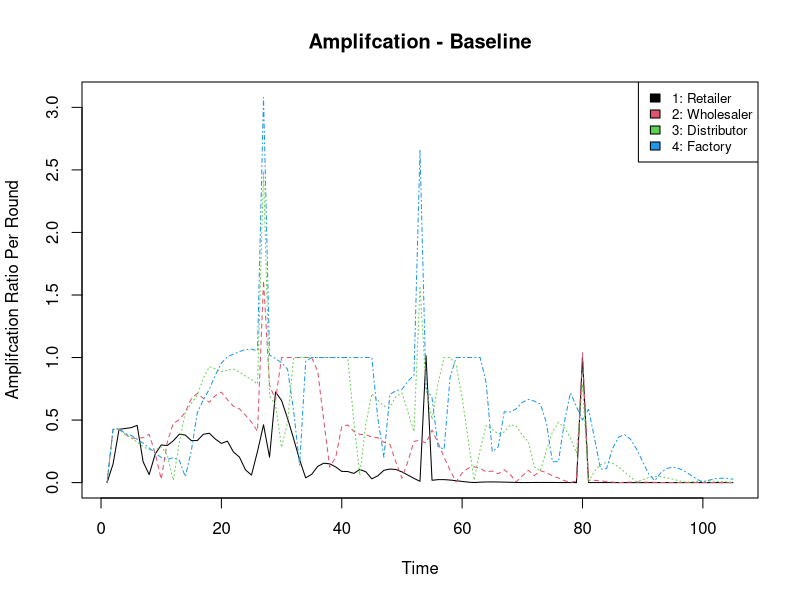
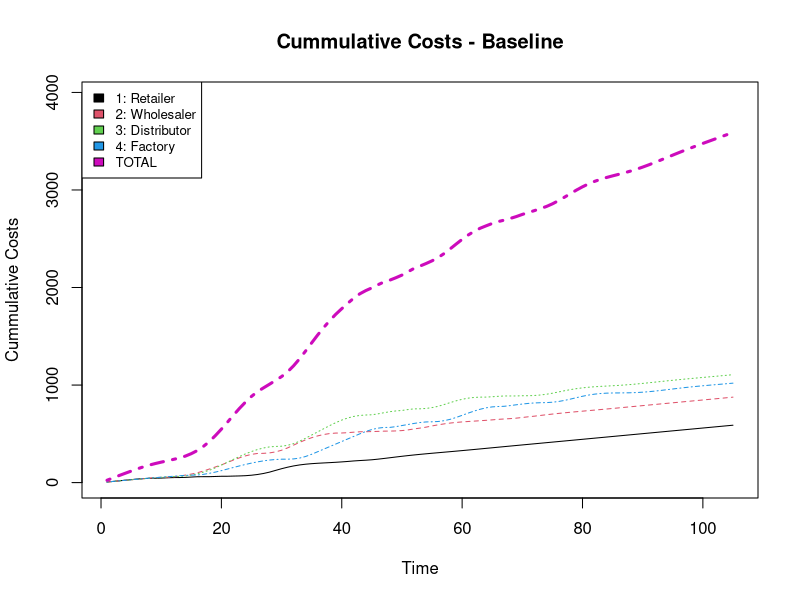
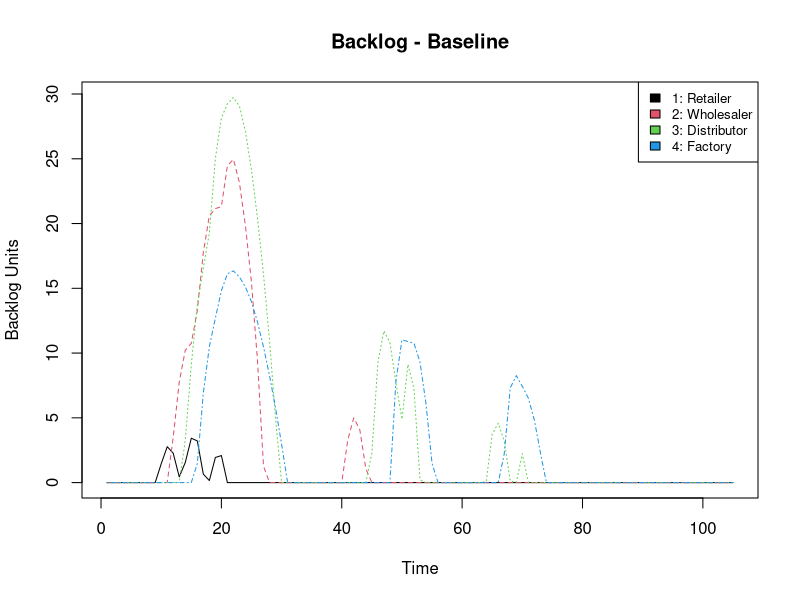
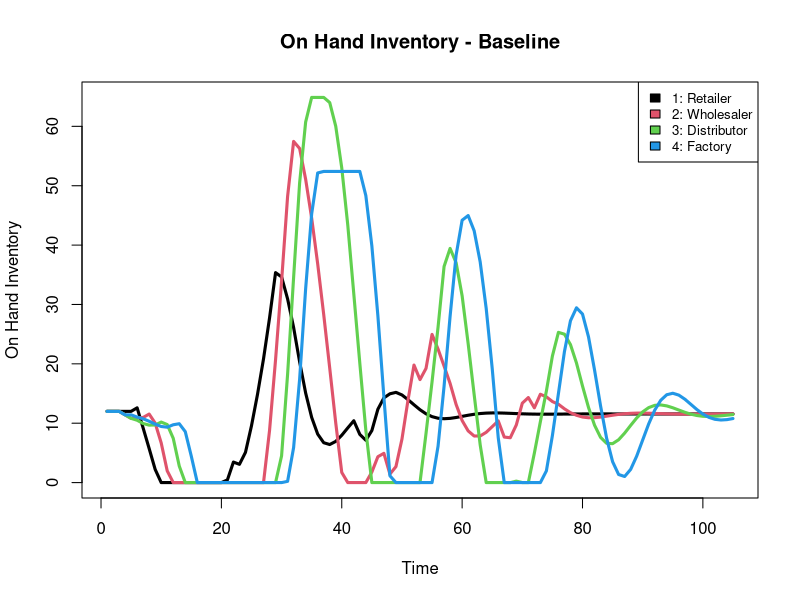
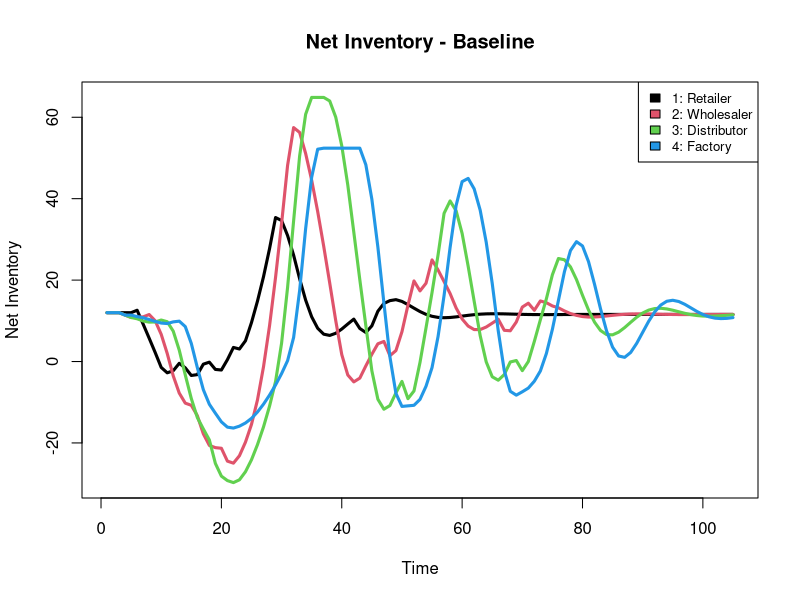
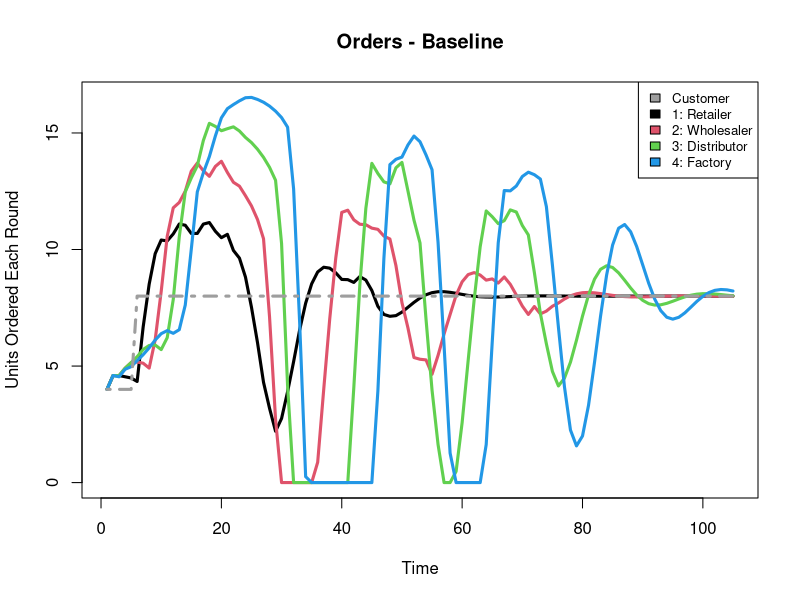

Here is the R script that generated these plots, in order: (Note: this script raises an error after producing the figures.)
#The Pirate's Beer Game
#  Because it's coded in ARRRRR!
#James Paine
#jpaine@mit.edu

set.seed(123)

#Choose how the teams are selected
#Choose team to simulate. Note Team 0 is the average performance
  Team_Index = 0

# Note, if both set to 'FALSE' then the average fitted values are used
  Random_Team = FALSE
  Random_Entities = FALSE
  #Order_Type = "Rand_Normal"
  Order_Type = "Classic"
  
####Set ordering controls####
  Integer_Ordering = FALSE
  
  Noisey_Ordering = FALSE
    Noise_Mean = 0 #units of orders/cases
    Noise_SD = 3 #units of orders/cases

    

####Define game parameters####
horizon = 104 #How many periods the game will run for
Initial_Inventory = 12 #cases or units
Holding_Cost = 0.5 #dollars for keeping inventory on hand (positive inventory)
Backorder_Cost = 1 #dollars for having outstanding orders (negative inventory)
Shipping_Delay = 2 #weeks
Information_Delay = 2 #weeks




####Import simulation parameters####
setwd("C:/Users/jpaine/OneDrive/MIT/15.071 - Analytics Edge/Project")

if (file.exists("JS Parameter Table.csv")) {

  File_Not_Found = 0
  
  Parameter_df = read.csv("JS Parameter Table.csv")
  
  #Repair blanks or zero values
  Parameter_df[is.na(Parameter_df)] = 0
  
  #Put index for a specific team here
  Parameter_subdf = Parameter_df[Parameter_df$Team_Index==Team_Index,]
  TeamName = as.character(Parameter_df[Parameter_df$Team_Index==Team_Index,"Team_Name"][1])
  
  
  if (Random_Team == TRUE) {
    Team_Index = sample(min(Parameter_df$Team_Index):max(Parameter_df$Team_Index), 1)
    Parameter_subdf = Parameter_df[Parameter_df$Team_Index==Team_Index,]
    TeamName = as.character(Parameter_subdf$Team_Name[1])
  }
  
  
  
  if (Random_Entities == TRUE) {
    
    for (q in 1:4) {
    
      Potential_entities = Parameter_df[Parameter_df$Entity_index==q,]
      Chosen_entity = Potential_entities[sample(1:nrow(Potential_entities),1),]
      
      Parameter_subdf[q,] = Chosen_entity
      TeamName = "Random Assortment of Teams"
      
    }
    
  }
  
  #Assign parameter values
  theta = unlist(Parameter_subdf$theta)
  alpha_s = unlist(Parameter_subdf$alpha_s)
  beta = unlist(Parameter_subdf$beta)
  S_prime = unlist(Parameter_subdf$S_prime)
  
} else {
  
  #IF there is no input parameter file, load defaults:
  
  File_Not_Found = 1
  
  # #NOTE: Sterman 1989 Decision Heuristic Paramters
  # theta = 0.36
  # alpha_s = 0.26
  # beta = 0.34
  # S_prime = 17
  
  theta = rep(0.36,4)
  alpha_s = rep(0.26,4)
  beta = rep(0.34,4)
  S_prime = rep(17,4)
 
  TeamName = "Default JS Agents (Input File Not Found)"
   
}


#Other variables and their descriptions:

#O_t = order at time t
#IO_t = Indicated order rate, ie the orders the player needs to place
#L_hat = Expected loss rate of inventory, or the rate at which the player expects inventory to be depleated
  #Modeled here as sinlge backwards looking smoothing function ('adaptive expectations')
  #L_hat_t = theta*L_t-1 + (1-theta)L_hat_t-1
#L = expected loss rate, which is the rate at which the subject received orders
#S_star = #The desired static inventory level
#SL_star = #The desired incomming supply line
  #Note, per page 326, we assume it's constant here but its really a function of the lenght of the delay and the ancipated order rate
#AS_t = Discrepency in the actual stock of material at time t
  #Modeled as = alpha*(S_star - S_t), ie the discrepency between the actual and desired stock
#ASL = Discrepncy in the actual supply line, ie material in transit as of time t
  #Modeled as = alpha_SL*(SL_star - SL_t), ie the discrepency between the actual and desired supply line stock

#For simplification:
#beta = alpha_SL/alpha_s
#S' = S_star + beta*SL_star


#General Ordering Rule:
#O_t = max(0, L_hat_t + alpha_s*(S'-S_t-beta*SL_t)+eps)



###Setting the input order string####



#Customer Order String


if (Order_Type == "Rand_Normal") {

  #Normally Distributed demand
  Order_mean = 4
  Order_SD = 1
  Orders = rnorm(horizon+1,Order_mean, Order_SD)

} else {
  
  #Classic Beer Game
  
  Step_Round = 5
  Orders = append(rep(4,Step_Round),rep(8,((horizon+1)-Step_Round)))
  
  Step_Round = 50
  Orders = append(Orders[1:(Step_Round)],rep(8,(horizon+1) - Step_Round))

}


###Setting up the game####


Order_flows = array(NA,dim = c(4,Information_Delay,(horizon+1)))
#populate initial values of orders
Order_flows[,,1] = Orders[1]

Shipping_flows = array(NA,dim = c(4,Shipping_Delay,(horizon+1)))
#populate initial values of incomming shippments
Shipping_flows[,,1] = Orders[1]

OH_Inventory = array(NA,dim=c(4,(horizon+1)))
OH_Inventory[,1] = Initial_Inventory

Backorder = array(NA,dim=c(4,(horizon+1)))
Backorder[,1] = 0

L_hat = array(NA,dim=c(4,(horizon+1)))
L = array(NA,dim=c(4,(horizon+1)))

Final_Customer_Orders_Filled = rep(NA, (horizon+1))
Production_Request = rep(NA,(horizon+1))
Production_Request[1] = Orders[1]



####Start the game####

# #debug
# t=1
# #t = 11 is interesting

for (t in 2:(horizon+1)) {

  # #debug
  # t = t + 1
  

  #####Recieve Inventory and Advance Shipping Delays#####
  
  #Recieve shipments
  OH_Inventory[,t] = OH_Inventory[,t-1] + Shipping_flows[,1,t-1]
  
  #Advance shipping delays
  Shipping_flows[,1:(Shipping_Delay-1),t] = Shipping_flows[,2:(Shipping_Delay),t-1]
  #Shipping_flows[,1,t] = Shipping_flows[,2,t-1]

  #####Fill Orders######
  
  #View Orders
  Incoming_Order = Order_flows[,1,t-1]
  #Add backlog to order pressure (remove to smooth)
  Incoming_Order = Incoming_Order + Backorder[,t-1]
  
  #Ship what you can
  #PROBLEM: NEED TO ACCOUNT FOR DEMAND FROM BACK ORDER
  Outbound_shipments = pmax(0,pmin(OH_Inventory[,t],Incoming_Order))
  
  #Put shipments into lefthand shipping slot  
  Shipping_flows[1:3,Shipping_Delay,t] = Outbound_shipments[2:4]
  #Shipping_flows[1:3,2,t] = Outbound_shipments[2:4]

  #Send shipments from retailer to the customer
  Final_Customer_Orders_Filled[t] = Outbound_shipments[1]

  #Determine backlog, if any
  Inventory_Shortage = Order_flows[,1,t-1] - OH_Inventory[,t]
  Backorder[,t] = Backorder[,t-1] + Inventory_Shortage
  Backorder[,t][Backorder[,t]<0] = 0

  #Subtract out the order from inventory
  OH_Inventory[,t] = OH_Inventory[,t] - Outbound_shipments


  #####Advance Order Slips and Brewers Brew######
  
  Order_flows[,1:(Information_Delay-1),t] = Order_flows[,2:Information_Delay,t-1]
  #Order_flows[,1,t] = Order_flows[,2,t-1]
  Order_flows[1,1,t] = Orders[t]
  
  
  #Brewers Brew
  Shipping_flows[4,Shipping_Delay,t] = Production_Request[t-1]
  #Shipping_flows[4,2,t] = Production_Request[t-1]

  #####PLACE ORDERS######

  # #debug
  # Entity_Index = 1
  
  for (i in 1:4) {
    
    Entity_Index = i
  
    #Observe supply line
    SL = sum(Shipping_flows[Entity_Index,,t]) #Total supply line inbound
    
    #L[Entity_Index,t] = Incoming_Order[Entity_Index]
    L[Entity_Index,t] = max(min(Incoming_Order[Entity_Index],OH_Inventory[Entity_Index,t]),Order_flows[Entity_Index,1,t-1])
    L[Entity_Index,t] = Order_flows[Entity_Index,1,t-1]
    
    if (t==1) {
      L_hat[Entity_Index,t] = Order_flows[Entity_Index,1,t]
    } else if (t==2) {
      L_hat[Entity_Index,t-1] = Order_flows[Entity_Index,1,t-1]
      L[Entity_Index,t-1] = L_hat[Entity_Index,t-1]
    } 
    
    L_hat[Entity_Index,t] = theta[Entity_Index]*L[Entity_Index,t] + (1-theta[Entity_Index])*L_hat[Entity_Index,t-1]
    
    S = OH_Inventory[Entity_Index,t] #Stock as of current time
    
    #Add noise to the order if needed
    if (Noisey_Ordering == TRUE) {
      eps = rnorm(1, Noise_Mean, Noise_SD)
    } else {
      eps = 0
    } 
    
    Order_Placed = max(0,L_hat[Entity_Index,t]+alpha_s[Entity_Index]*(S_prime[Entity_Index]-S-beta[Entity_Index]*SL) + eps)
    
    # #TURN ON FOR INTEGER ONLY ORDERING
    if (Integer_Ordering == TRUE) {
      Order_Placed = round(Order_Placed,0)
    }
    
    if (Entity_Index == 4) {
      Production_Request[t] = Order_Placed
    } else {
      Order_flows[Entity_Index+1,Information_Delay,t] = Order_Placed
    }
  
  
  } #next i

  
  # #debug
  # t
  # Order_flows[,,t]
  # Shipping_flows[,,t]
  # OH_Inventory[,t]
  # Production_Request[t]
  # Orders[t]
  # Final_Customer_Orders_Filled[t]
  # OH_Inventory[,t]

  
} #next t




#####Calculate Costs####

Costs_Per_Period = OH_Inventory*Holding_Cost + Backorder*Backorder_Cost
Cummulative_Costs_Per_Period = t(apply( Costs_Per_Period ,1 , cumsum))
Total_Costs_Per_Entity = rowSums(Costs_Per_Period)


Final_Orders = unname(rbind(Order_flows[2:4,Information_Delay,],Production_Request))

Amplification = (abs(Final_Orders-Orders))/Orders

#KEY VARIABLE TO MINIMIZE OVER
TotalAmpCosts = abs(sum(-25*Amplification^2 + 1))
Total_Team_Costs = sum(Total_Costs_Per_Entity)


#####PLOTS####

legendtext = c("1: Retailer","2: Wholesaler","3: Distributor","4: Factory")


#AMPLIFICATION FACTOR####
  matplot(t(Amplification), type = 'l', main = paste("Amplifcation -",TeamName),
          ylab = "Amplifcation Ratio Per Round", xlab = "Time"
          )
  legend("topright",legendtext, col=seq_len(4), cex=0.8, fill=seq_len(4))


#Cummulative Costs####
matplot(t(Cummulative_Costs_Per_Period), type = 'l', main = paste("Cummulative Costs -",TeamName),
        ylab = "Cummulative Costs", xlab = "Time", ylim=c(0,round(1.1*max(colSums(Cummulative_Costs_Per_Period)),0))
)
lines(apply(Cummulative_Costs_Per_Period,2,sum),type='l', lty = 4, col = 6, lwd = 3)
legend("topleft",c(legendtext,"TOTAL"), col=c(seq_len(4),6), cex=0.8, fill=c(seq_len(4),6))
  

#BACKLOGGED ORDERS####
  matplot(t(Backorder[,]), type = 'l', main = paste("Backlog -",TeamName),
          ylab = "Backlog Units",xlab="Time"
          )
  legend("topright",legendtext, col=seq_len(4), cex=0.8, fill=seq_len(4))


#ON HAND INVENTORY####
  matplot(t(OH_Inventory[,]), type = 'l', main = paste("On Hand Inventory -",TeamName), lwd = 3, lty = 1,
          ylab = "On Hand Inventory", xlab = "Time"
  )
  legend("topright",legendtext, col=seq_len(4), cex=0.8, fill=seq_len(4))


#NET INVENTORY####
  matplot(t((OH_Inventory[,]-Backorder[,])), type = 'l', main = paste("Net Inventory -",TeamName), lwd = 3, lty = 1,
          ylab = "Net Inventory", xlab = "Time"
          )
  legend("topright",legendtext, col=seq_len(4), cex=0.8, fill=seq_len(4))

  
#ORDERS PLACED PER ROUND####
matplot(t(Final_Orders), type = 'l', main = paste("Orders -",TeamName), lwd = 3, lty = 1,
        ylab = "Units Ordered Each Round", xlab = "Time"
)
lines(Orders, type='l', lty = 4, col = 8, lwd = 3)
legend("topright",c("Customer",legendtext), col=c(8,seq_len(4)), cex=0.8, fill=c(8,seq_len(4)))



####Write OUTPUTS####
TeamName
TotalAmpCosts
Total_Team_Costs

n=1
report_entity = as.integer(substr(TeamName, nchar(TeamName)-n+1, nchar(TeamName)))

write.table(t(c(TeamName, as.vector(Parameter_subdf[report_entity,5:8]),horizon,Total_Team_Costs,TotalAmpCosts)),"clipboard",sep="\t",row.names=FALSE,col.names=FALSE)
  